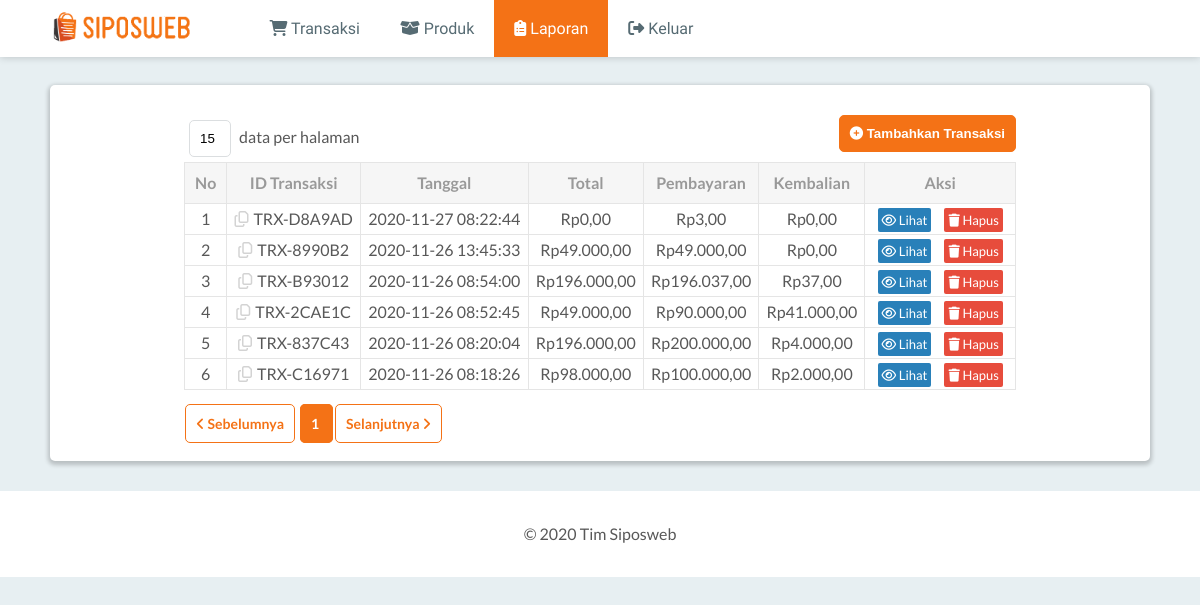
/laporan.php, run on an earlier commit of the app's database.
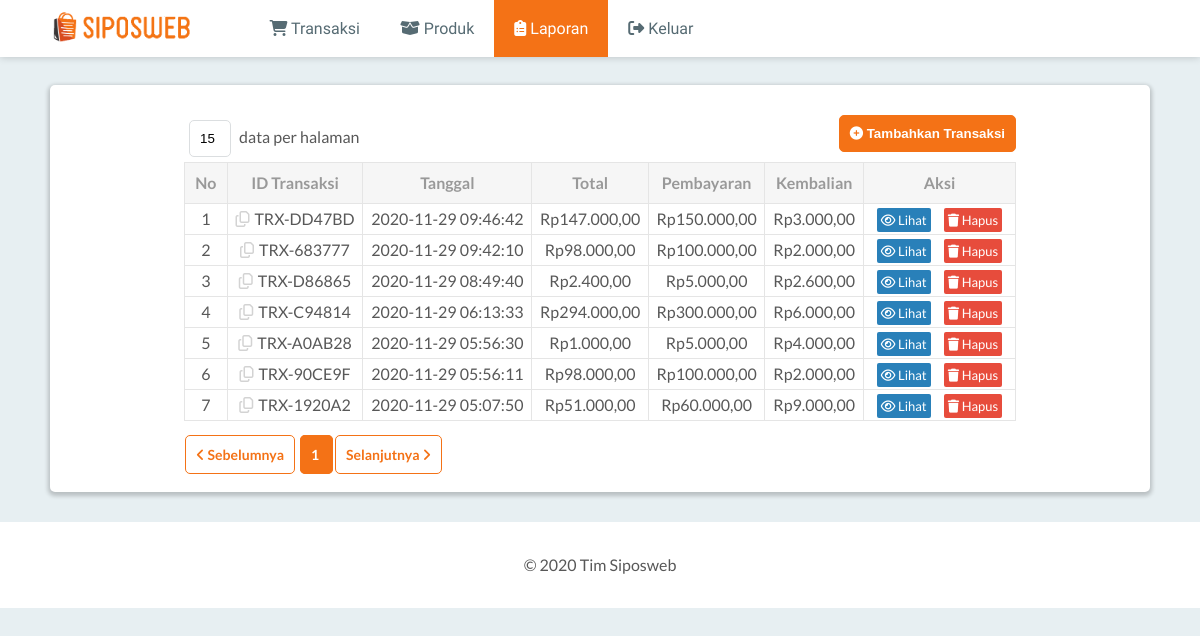
And on a later commit of the database.
### tables this page shows
CREATE TABLE `laporan_transaksi` (
  `id` char(10) NOT NULL,
  `tanggal` timestamp NOT NULL DEFAULT current_timestamp() ON UPDATE current_timestamp(),
  `total` int(11) NOT NULL,
  `bayar` int(11) NOT NULL,
  `kembalian` int(11) NOT NULL
);

### functions/functions.php (called while the page is built, shortened)
<?php
$conn = mysqli_connect("localhost", "root", "", "siposweb");
function queryRead($query){
	global $conn;
	$result = mysqli_query($conn, $query);
	$rows = [];
	while ( $row = mysqli_fetch_assoc($result) ) {
		$rows[] = $row;
	}
	return $rows;
}
?>

### laporan.php (the view, shortened to what this page needs)
<?php
require 'functions/functions.php';
$jumlahDataPerHalaman = (isset($_GET["count"])) ? $_GET["count"] : 15;
$jumlahData = (int) queryRead("SELECT COUNT(id) AS jumlah_data FROM laporan_transaksi")[0]["jumlah_data"];
$jumlahHalaman = ceil($jumlahData / $jumlahDataPerHalaman);
$halamanAktif = (isset($_GET["page"])) ? $_GET["page"] : 1;
$awalData = $jumlahDataPerHalaman * ($halamanAktif - 1);
$transaksi = queryRead("SELECT * FROM laporan_transaksi ORDER BY tanggal DESC LIMIT $awalData, $jumlahDataPerHalaman");
?>
<!DOCTYPE html>
<html>
<head>
	<link rel="stylesheet" type="text/css" href="assets/styles/reset.css">
	<link rel="stylesheet" type="text/css" href="assets/styles/style.css">
</head>
<body>
	<header>
		<nav class="nav-menu">
			<ul>
				<h1 class="logo"><a href="#" title="SIPOSWEB"><img src="assets/images/logo.png" alt="SIPOSWEB" height="35px"></a></h1>
				<li><a href="transaksi.php"><i class="fa fa-shopping-cart"></i> Transaksi</a></li>
				<li><a href="produk.php"><i class="fas fa-box-open"></i> Produk</a></li>
				<li><a class="active" href="laporan.php"><i class="fas fa-clipboard-list"></i> Laporan</a></li>
				<li><a href="#"><i class="fas fa-sign-out-alt"></i> Keluar</a></li>
			</ul>
		</nav>
	</header>
	<main>
		<div class="content-laporan">
			<form action="" method="get" class="form-data-count">
				<input type="text" value="<?= $jumlahDataPerHalaman; ?>" class="input-data-count" id="input-data-count" name="count">
				<label for="input-data-count"> data per halaman</label>
			</form>
			<a href="transaksi.php">
				<button class="btn btn-tambahkan-transaksi">
					<i class="fas fa-plus-circle"></i> Tambahkan Transaksi
				</button>
			</a>
			<table class="table-laporan">
				<tr>
					<th>No</th>
					<th>ID Transaksi</th>
					<th>Tanggal</th>
					<th>Total</th>
					<th>Pembayaran</th>
					<th>Kembalian</th>
					<th>Aksi</th>
				</tr>
				<?php $i = ($halamanAktif == 1) ? 1 : ($halamanAktif - 1) * $jumlahDataPerHalaman + 1; ?>
				<?php foreach ($transaksi as $row) : ?>
					<tr>
						<td><?= $i ?></td>
						<td onclick="copyIdTransaksi(this)" style="cursor: pointer;"><i class="far fa-copy" style="color: lightgrey; margin-right: 5px;"></i><?= $row["id"]; ?></td>
						<td><?= $row["tanggal"]; ?></td>
						<td>Rp<?=number_format($row["total"], 2, ",", "."); ?></td>
						<td>Rp<?=number_format($row["bayar"], 2, ",", "."); ?></td>
						<td>Rp<?=number_format($row["kembalian"], 2, ",", "."); ?></td>
						<td>
							<a href="transaksi.php?id=<?= $row["id"]; ?>" class="action-edit"><i class="far fa-eye"></i> Lihat</a>
							<a id="btn-hapus-transaksi" href="#" class="action-hapus" onclick="hapusTransaksi('<?= $row["id"];?>')"><i class="fas fa-trash"></i> Hapus</a>
						</td>
					</tr>
					<?php $i++; ?>
				<?php endforeach; ?>
			</table>
			<a href="<?= ($halamanAktif > 1) ? "?count=$jumlahDataPerHalaman&page=".($halamanAktif - 1) : "#"; ?>" class="btn btn-page-nav"><i class="fas fa-angle-left"></i> Sebelumnya</a>
			<?php for($i = 1; $i <= $jumlahHalaman; $i++) : ?>
				<a href="?count=<?= $jumlahDataPerHalaman; ?>&page=<?= $i; ?>" class="btn btn-page-nav <?php if($i == $halamanAktif): ?>number-active<?php endif; ?>">
					<?= $i; ?>
				</a>
			<?php endfor; ?>
			<a href="<?= ($halamanAktif < $jumlahHalaman) ? "?count=$jumlahDataPerHalaman&page=".($halamanAktif + 1) : "#"; ?>" class="btn btn-page-nav">Selanjutnya <i class="fas fa-angle-right"></i></a>
		</div>
	</main>
	<footer>
		<p>&copy 2020 Tim Siposweb</p>
	</footer>
</body>
</html>

### assets/styles/style.css (style rules this page uses)
body { font-family: 'Lato', sans-serif; color: #585858; background: #E7EFF2; }
header { font-family: 'Source Sans Pro', sans-serif; background: white; box-shadow: 0 0 8px 0 rgba(0, 0, 0, 0.2); position: fixed; top: 0; width: 100%; }
footer { background-color: white; padding: 35px; }
footer p { text-align: center; }
.nav-menu li { display: inline-block; margin: 0; }
.nav-menu ul { display: flex; }
.logo { margin: auto 50px; display: inline-block; }
.nav-menu li a { transition: 400ms; display: inline-block; padding: 20px; color: #566B73; margin: 0; text-decoration: none; }
.nav-menu .active { background-color: #F47216; color: white; }
main { background: white; box-shadow: 0 2px 4px 2px rgba(0, 0, 0, 0.2); border-radius: 5px; padding: 30px; margin: 85px 50px 30px; }
input { padding: 10px; width: 90%; margin: 5px; border-radius: 5px; border: 1.5px solid #DBDEE0; outline: none; }
.btn { cursor: pointer; border: 1.5px solid #F47216; padding: 10px; border-radius: 5px; transition: 0.5s; font-weight: 600; text-decoration: none; }
.btn-tambah-produk, .btn-check-out, .btn-edit-produk, .btn-page-nav, .number-active:hover { font-size: 14px; margin: 20px 1px; background-color: white; color: #F47216; }
.btn-tambah-produk:hover, .btn-check-out:hover, .btn-edit-produk:hover, .btn-page-nav:hover, .number-active { background-color: #F47216; color: white; }
.btn-tambahkan-produk, .btn-tambahkan-transaksi { background-color: #F47216; color: white; float: right; }
.table-produk, .table-laporan { margin: auto; margin-bottom: 25px; width: 100%; }
.table-produk td, .table-laporan td { border: 1.5px solid #E5E5E5; padding: 7px; text-align: center; }
.table-produk th, .table-laporan th { color: #999; background-color: #F6F6F6; border: 1.5px solid #E5E5E5; padding: 12px 10px; font-weight: 600; text-decoration: none; }
.input-data-count { width: 20px; }
.form-data-count { display: inline-block; }
.content-produk, .content-laporan { width: 80%; margin: auto; }
.action-hapus, .action-edit { text-decoration: none; }
.action-hapus { background-color: #e74c3c; color: white; padding: 4px; margin: 5px; font-size: 13px; border-radius: 2px; }
.action-edit { background-color: #2980b9; color: white; padding: 4px; margin: 5px; font-size: 13px; border-radius: 2px; }

What changed in the data, as far as the page shows it:
removed laporan_transaksi: id "TRX-D8A9AD", tanggal "2020-11-27 08:22:44", total "0,00", bayar "3,00", kembalian "0,00"
removed laporan_transaksi: id "TRX-8990B2", tanggal "2020-11-26 13:45:33", total "49.000,00", bayar "49.000,00", kembalian "0,00"
removed laporan_transaksi: id "TRX-B93012", tanggal "2020-11-26 08:54:00", total "196.000,00", bayar "196.037,00", kembalian "37,00"
removed laporan_transaksi: id "TRX-2CAE1C", tanggal "2020-11-26 08:52:45", total "49.000,00", bayar "90.000,00", kembalian "41.000,00"
removed laporan_transaksi: id "TRX-837C43", tanggal "2020-11-26 08:20:04", total "196.000,00", bayar "200.000,00", kembalian "4.000,00"
removed laporan_transaksi: id "TRX-C16971", tanggal "2020-11-26 08:18:26", total "98.000,00", bayar "100.000,00", kembalian "2.000,00"
added laporan_transaksi: id "TRX-DD47BD", tanggal "2020-11-29 09:46:42", total "147.000,00", bayar "150.000,00", kembalian "3.000,00"
added laporan_transaksi: id "TRX-683777", tanggal "2020-11-29 09:42:10", total "98.000,00", bayar "100.000,00", kembalian "2.000,00"
added laporan_transaksi: id "TRX-D86865", tanggal "2020-11-29 08:49:40", total "2.400,00", bayar "5.000,00", kembalian "2.600,00"
added laporan_transaksi: id "TRX-C94814", tanggal "2020-11-29 06:13:33", total "294.000,00", bayar "300.000,00", kembalian "6.000,00"
added laporan_transaksi: id "TRX-A0AB28", tanggal "2020-11-29 05:56:30", total "1.000,00", bayar "5.000,00", kembalian "4.000,00"
added laporan_transaksi: id "TRX-90CE9F", tanggal "2020-11-29 05:56:11", total "98.000,00", bayar "100.000,00", kembalian "2.000,00"
added laporan_transaksi: id "TRX-1920A2", tanggal "2020-11-29 05:07:50", total "51.000,00", bayar "60.000,00", kembalian "9.000,00"
